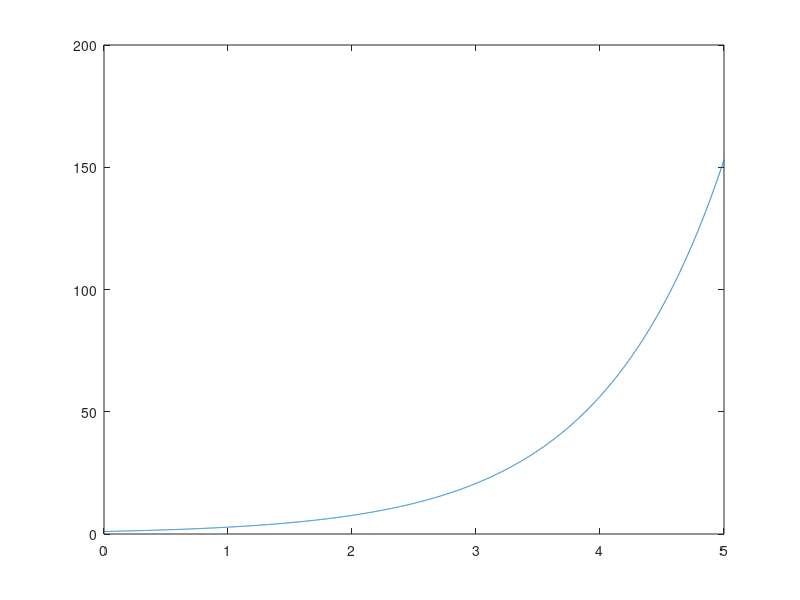

The MATLAB source for this figure:
clear all
close all
format long

N = 32;
alpha = 0.1;
n_mode = 5;
t_max = 5;
number_step = 5000;
dt = t_max/number_step;
lattice_parameter = 1; %lattice parameter
T = (0:dt:t_max);

solution = zeros(length(T),2*N); % In a row first N  are position, last N are speed
mode_0 = zeros(N,1); %Initial displacement in normal modes representation
v = zeros(length(T),N); % Speed
x = zeros(length(T),N); % position
%
% define normal modes frequencies, coordinates and energy per mode and in
%time
omega_k = 2*sin(pi.*(1:n_mode)./(2*(N+1))); %frequencies
mode_k = zeros(length(T),n_mode); % modes
energy_k = zeros(length(T),n_mode); %modes' energy

%
% Define the matrix to pass to from cartesian coordinates to normal modes

A = zeros(N,N);
for row = 1:N
    A(row,:) = sqrt(2/(N+1))*sin((pi*row.*(1:N))/(N+1)); 
end
mode_0(1) = 1*sqrt(2)/omega_k(1);
x_0 = A\mode_0;
initial_condition = zeros(2*N,1);
initial_condition(N+1:2*N,1) = x_0;

for i = 1:n_mode
    mode_k(1,i) = sqrt(2/(N+1))*sum(x(1,1:N).*sin(pi*i*(1:N)/(N+1)));
    energy_k(1,i) = 0.5*(omega_k(i)*mode_k(1,i))^2;
end


%Define  matrix for the system
matrix_function = zeros(2*N,2*N);
for i = 1:N
    matrix_function(i,i) = -2;
    if i ~= 1
        matrix_function(i,i-1) = 1;
    end
    if i ~= N
        matrix_function(i,i+1) = 1;
    end
end

 for i = N+1:2*N
    matrix_function(i,i) = 1;
 end

F = @(t,state) matrix_function*state;
[t,solution] = ode45(F,T,initial_condition);
plot(t,solution(:,35));
%{
for k = 1:n_mode
    mode_k(t,k) = sqrt(2/(N+1))*sum(x(t,2:N+1).*sin(pi*k.*(1:N)/(N+1)));
    energy_k(t,k) = 0.5*((mode_k(t,k)-mode_k(t-1,k))/dt)^2 + 0.5*(omega_k(k)*mode_k(t,k))^2;
    end
%
% Calculating the energy at time t
%
end
%{
for t = 2:length(T)-1
    for k = 1:n_mode
    mode_k(t,k) = sqrt(2/(N+1))*sum(x(t,2:N+1).*sin(pi*k.*(1:N)/N+1));
    energy_k(t,k) = 0.5*(mode_k(t+1,k)-mode_k(t-1,k)/(2*dt))^2 + (omega_k(k)*mode_k(t,k))^2;
    end
end

for i=1:n_mode
    figure(1)
    plot(T,energy_k(:,i),'b-','LineWidth',1);
    hold on;
    xlabel('t');
    ylabel('E_{k}');
    string = strcat('N=',num2str(N),', alpha=',num2str(alpha));
end
%}
plot(T,energy_k(:,1),'r-','LineWidth',1);hold on
plot(T,energy_k(:,2),'k-','LineWidth',1);
plot(T,energy_k(:,3),'b-','LineWidth',1);
plot(T,energy_k(:,4),'m-','LineWidth',1);
plot(T,energy_k(:,5),'g-','LineWidth',1);
xlabel('t');ylabel('E_{k}');
legend('mode 1','mode 2','mode 3','mode 4','mode 5')
%
% Graphic simulation of particles
%
delta = lattice_parameter*ones(length(T),1);
figure(2)
for i = 1:N+1
    x(:,i) = x(:,i) + i*delta;
end
for j=1:length(T)
    figure(2)
    plot(x(j,:),zeros(N+2,1),'o', 'MarkerSize', 10, 'MarkerFaceColor', 'b');
    drawnow;
end

%}




  
   
